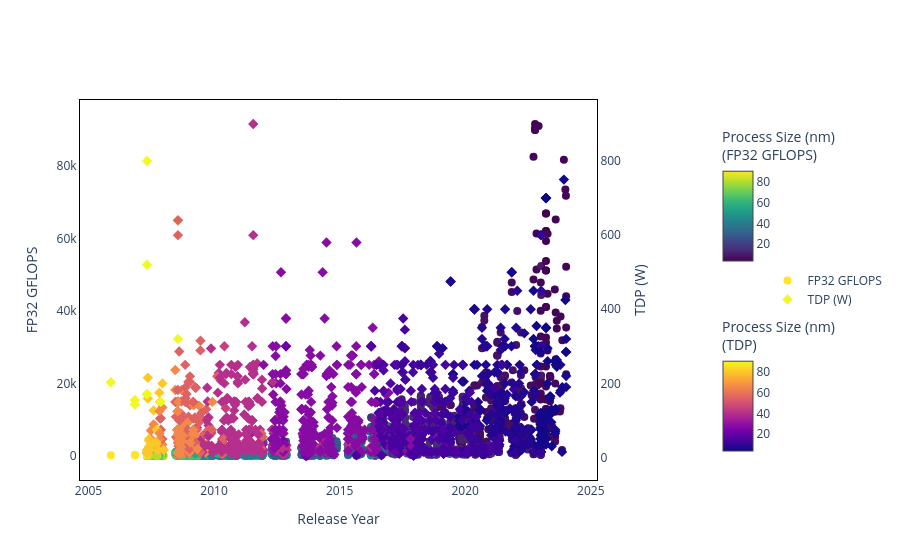

Notebook code cell kept with this figure:
### Code cell
# Create figure with secondary y-axis
fig = make_subplots(specs=[[{"secondary_y": True}]])

# Prepare data
plot_data = gpu_data.dropna(subset=['Release Date', 'Release Year', 'FP32 GFLOPS', 'TDP (W)', 'Process Size (nm)']).copy()



# Add trace for FP32 GFLOPS (left y-axis) - using circles
fig.add_trace(
    go.Scatter(
        x=plot_data['Release Date'], 
        y=plot_data['FP32 GFLOPS'], 
        name='FP32 GFLOPS',
        mode='markers',
        marker=dict(
            size=8,
            symbol='circle',  # Circle symbols
            color=plot_data['Process Size (nm)'],
            colorscale='Viridis',
            showscale=True,
            colorbar=dict(
                title="Process Size (nm)<br>(FP32 GFLOPS)",
                x=1.15,
                len=0.4,
                y=0.75
            )
        )
    ),
    secondary_y=False,
)

# Add trace for TDP (right y-axis) - using diamonds
fig.add_trace(
    go.Scatter(
        x=plot_data['Release Date'], 
        y=plot_data['TDP (W)'], 
        name='TDP (W)',
        mode='markers',
        marker=dict(
            size=8,
            symbol='diamond',  # Diamond symbols
            color=plot_data['Process Size (nm)'],
            colorscale='Plasma',
            showscale=True,
            colorbar=dict(
                title="Process Size (nm)<br>(TDP)",
                x=1.15,
                len=0.4,
                y=0.25
            )
        )
    ),
    secondary_y=True,
)

# Update layout with black border
fig.update_layout(
    xaxis_title='Release Year',
    plot_bgcolor='white',
    paper_bgcolor='white',
    legend=dict(
        x=1.25,
        y=0.5,
        xanchor='left',
        yanchor='middle'
    ),
    xaxis=dict(
        showline=True,
        linewidth=1,
        linecolor='black',
        mirror=True
    ),
    yaxis=dict(
        showline=True,
        linewidth=1,
        linecolor='black',
        mirror=True
    ),
    yaxis2=dict(
        showline=True,
        linewidth=1,
        linecolor='black',
        mirror=True
    )
)

# Set y-axes titles
fig.update_yaxes(title_text='FP32 GFLOPS', secondary_y=False)
fig.update_yaxes(title_text='TDP (W)', secondary_y=True)

fig.show()

### Figure 1 — Plotly figure (JSON) as saved in the notebook; plotly's stock layout.template omitted (floating-point values rounded to 4 significant figures; data arrays with more than 128 entries replaced by an {"elided": "..."} marker saying what was removed)
{"data": [{"marker": {"color": {"elided": "1450 int values"}, "colorbar": {"len": 0.4, "title": {"text": "Process Size (nm)<br>(FP32 GFLOPS)"}, "x": 1.15, "y": 0.75}, "colorscale": [[0, "#440154"], [0.1111, "#482878"], [0.2222, "#3e4989"], [0.3333, "#31688e"], [0.4444, "#26828e"], [0.5556, "#1f9e89"], [0.6667, "#35b779"], [0.7778, "#6ece58"], [0.8889, "#b5de2b"], [1, "#fde725"]], "showscale": true, "size": 8, "symbol": "circle"}, "mode": "markers", "name": "FP32 GFLOPS", "type": "scatter", "x": {"elided": "1450 str values"}, "xaxis": "x", "y": {"elided": "1450 float values"}, "yaxis": "y"}, {"marker": {"color": {"elided": "1450 int values"}, "colorbar": {"len": 0.4, "title": {"text": "Process Size (nm)<br>(TDP)"}, "x": 1.15, "y": 0.25}, "colorscale": [[0, "#0d0887"], [0.1111, "#46039f"], [0.2222, "#7201a8"], [0.3333, "#9c179e"], [0.4444, "#bd3786"], [0.5556, "#d8576b"], [0.6667, "#ed7953"], [0.7778, "#fb9f3a"], [0.8889, "#fdca26"], [1, "#f0f921"]], "showscale": true, "size": 8, "symbol": "diamond"}, "mode": "markers", "name": "TDP (W)", "type": "scatter", "x": {"elided": "1450 str values"}, "xaxis": "x", "y": {"elided": "1450 int values"}, "yaxis": "y2"}], "layout": {"legend": {"x": 1.25, "xanchor": "left", "y": 0.5, "yanchor": "middle"}, "paper_bgcolor": "white", "plot_bgcolor": "white", "xaxis": {"anchor": "y", "domain": [0, 0.94], "linecolor": "black", "linewidth": 1, "mirror": true, "showline": true, "title": {"text": "Release Year"}}, "yaxis": {"anchor": "x", "domain": [0, 1], "linecolor": "black", "linewidth": 1, "mirror": true, "showline": true, "title": {"text": "FP32 GFLOPS"}}, "yaxis2": {"anchor": "x", "linecolor": "black", "linewidth": 1, "mirror": true, "overlaying": "y", "showline": true, "side": "right", "title": {"text": "TDP (W)"}}}}
